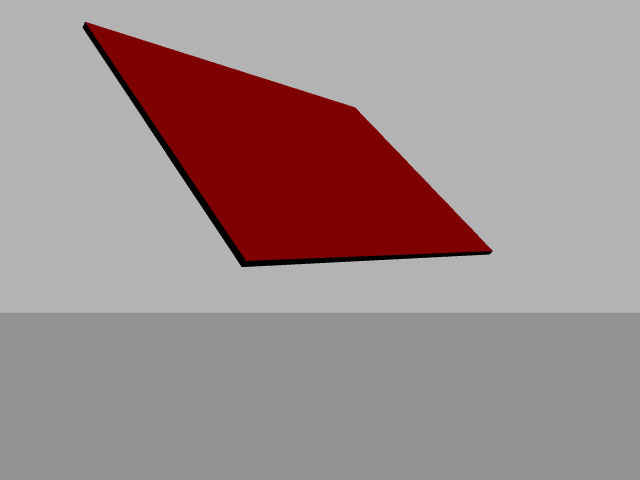
#> input picture 2D_Pose_Estimation/Images/Plate(10mm).png, 640 x 480 px
$ python PanelDetector.py   (Python 2 division)   (older library calls are emulated)
#> lines starting #> are read from the running program, lines starting #| are printed output that depends on the picture; after the words box and inside, x2 and y2 are one past the last pixel; in counts of white or black regions, pixels touching at a corner belong together
#!/usr/bin/env python

import imutils
import cv2
import numpy as np
from ShapeDetector import ShapeDetector

from imutils import perspective
from imutils import contours
from DrawFrame import DrawFrame

#~ #KINECT CAMERA VALUES
fx = 554.255
fy = 554.255
cx = 640/2
cy = 480/2
camera_matrix = np.array(([fx,0.,cx],[0.,fy,cy],[0.,0.,1.]))
frame_length = 0.25

#Define Object Points
owidth = 0.7
oheight = 0.5
object_points = np.array(([(0,oheight,0)],[(0,0,0)],[(owidth,0,0)]
	,[(owidth,oheight,0)]),dtype=float)

#Performs segmentisation of the background
cv_image = cv2.imread("Images/Plate(10mm).png")
#> cv_image is the input picture: shape (480, 640, 3); mean B, G, R 140.6, 140.6, 158.6
gray = cv2.cvtColor(cv_image, cv2.COLOR_BGR2GRAY)
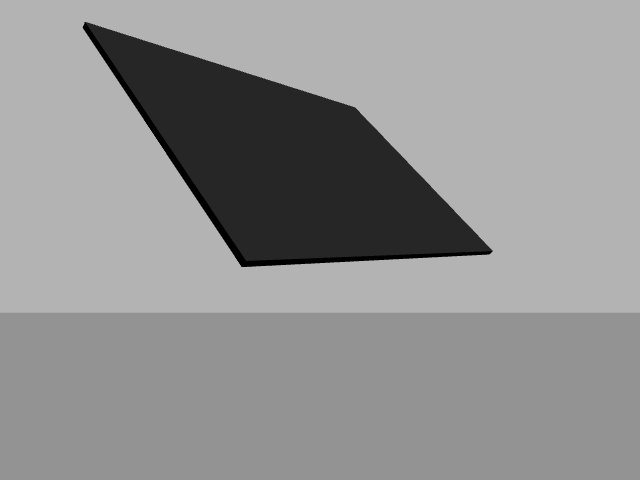
#> gray: shape (480, 640); min 0, max 179, mean 146
blurred = cv2.GaussianBlur(gray, (5, 5), 0)
thresh = cv2.threshold(blurred, 70, 255, cv2.THRESH_BINARY_INV)[1]
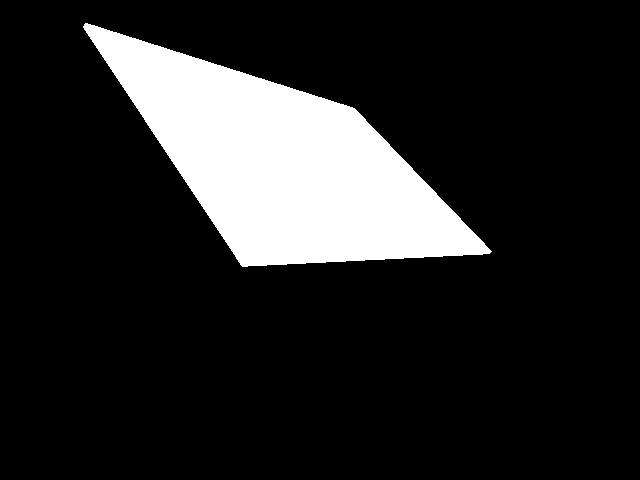
#> thresh: shape (480, 640); 15% white; 1 white region

#Find contours in the thresholded image
cnts = cv2.findContours(thresh.copy(), cv2.RETR_EXTERNAL,
	cv2.CHAIN_APPROX_SIMPLE)
#> cnts = 1 contour; box (x1, y1, x2, y2) and area: (83, 23, 492, 267) 45700
cnts = cnts[0] if imutils.is_cv2() else cnts[1]

#Performs segmentisation of the background
gray = cv2.cvtColor(cv_image, cv2.COLOR_BGR2GRAY)
blurred = cv2.GaussianBlur(gray, (5, 5), 0)
thresh = cv2.threshold(blurred, 70, 255, cv2.THRESH_BINARY_INV)[1]

#find contours in the thresholded image
cnts = cv2.findContours(thresh.copy(), cv2.RETR_EXTERNAL,
	cv2.CHAIN_APPROX_SIMPLE)
cnts = cnts[0] if imutils.is_cv2() else cnts[1]

# loop over the contours
for c in cnts:

	# Approximate Contours
	peri = cv2.arcLength(c, True)
	approx = cv2.approxPolyDP(c, 0.04 * peri, True)

	# draw the contour (red)
	cv2.drawContours(cv_image, [approx], -1, (0, 0, 255), 2)

	# draw contour points (green)
	n1 = approx.shape
	for x in range(int(n1[0])):
		cv2.circle(cv_image, (int(approx[x,0,0]), int(approx[x,0,1])),
			4, (0, 255, 0), -1)

	#Load image points into the image_points array
	image_points = np.zeros((4,1,2), dtype=float)
	for x in range(4):
		image_points[x][0][0] = approx[x][0][0]
		image_points[x][0][1] = approx[x][0][1]

	#The translation units are returned in the same units used for the object_points.
	retval, orvec, otvec = cv2.solvePnP(object_points, image_points,
#> (the run stopped early here; a loop or call above may not have finished)
